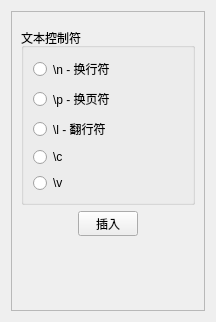
      <widget class="QWidget" name="page">
       <property name="geometry">
        <rect>
         <x>0</x>
         <y>0</y>
         <width>216</width>
         <height>322</height>
        </rect>
       </property>
       <attribute name="label">
        <string>控制符</string>
       </attribute>
       <layout class="QVBoxLayout" name="verticalLayout_4">
        <item>
         <widget class="QFrame" name="frame_10">
          <property name="frameShape">
           <enum>QFrame::StyledPanel</enum>
          </property>
          <property name="frameShadow">
           <enum>QFrame::Raised</enum>
          </property>
          <layout class="QVBoxLayout" name="verticalLayout_7" stretch="1,0,5,10">
           <item>
            <spacer name="verticalSpacer_16">
             <property name="orientation">
              <enum>Qt::Vertical</enum>
             </property>
             <property name="sizeHint" stdset="0">
              <size>
               <width>20</width>
               <height>40</height>
              </size>
             </property>
            </spacer>
           </item>
           <item>
            <widget class="QGroupBox" name="groupBox">
             <property name="title">
              <string>文本控制符</string>
             </property>
             <layout class="QVBoxLayout" name="verticalLayout_8">
              <item>
               <widget class="QRadioButton" name="radioButton">
                <property name="font">
                 <font>
                  <pointsize>9</pointsize>
                 </font>
                </property>
                <property name="text">
                 <string>\n - 换行符</string>
                </property>
               </widget>
              </item>
              <item>
               <widget class="QRadioButton" name="radioButton_3">
                <property name="font">
                 <font>
                  <pointsize>9</pointsize>
                 </font>
                </property>
                <property name="text">
                 <string>\p - 换页符</string>
                </property>
               </widget>
              </item>
              <item>
               <widget class="QRadioButton" name="radioButton_2">
                <property name="font">
                 <font>
                  <pointsize>9</pointsize>
                 </font>
                </property>
                <property name="text">
                 <string>\l - 翻行符</string>
                </property>
               </widget>
              </item>
              <item>
               <widget class="QRadioButton" name="radioButton_4">
                <property name="font">
                 <font>
                  <pointsize>9</pointsize>
                 </font>
                </property>
                <property name="text">
                 <string>\c</string>
                </property>
               </widget>
              </item>
              <item>
               <widget class="QRadioButton" name="radioButton_5">
                <property name="font">
                 <font>
                  <pointsize>9</pointsize>
                 </font>
                </property>
                <property name="text">
                 <string>\v</string>
                </property>
               </widget>
              </item>
             </layout>
            </widget>
           </item>
           <item alignment="Qt::AlignHCenter">
            <widget class="QPushButton" name="pushButton_CtrlChar">
             <property name="maximumSize">
              <size>
               <width>60</width>
               <height>25</height>
              </size>
             </property>
             <property name="text">
              <string>插入</string>
             </property>
            </widget>
           </item>
           <item>
            <spacer name="verticalSpacer_13">
             <property name="orientation">
              <enum>Qt::Vertical</enum>
             </property>
             <property name="sizeHint" stdset="0">
              <size>
               <width>20</width>
               <height>40</height>
              </size>
             </property>
            </spacer>
           </item>
          </layout>
         </widget>
        </item>
       </layout>
      </widget>
